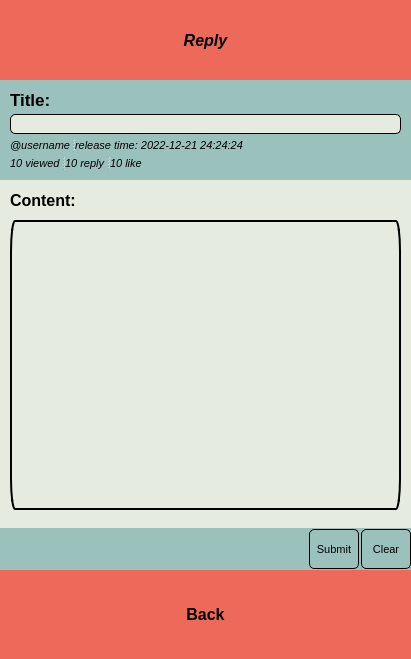
<?xml version="1.0" encoding="UTF-8"?>
<ui version="4.0">
 <class>PublishReply</class>
 <widget class="QWidget" name="PublishReply">
  <property name="geometry">
   <rect>
    <x>0</x>
    <y>0</y>
    <width>411</width>
    <height>659</height>
   </rect>
  </property>
  <property name="windowTitle">
   <string>Form</string>
  </property>
  <widget class="QPushButton" name="headBtn">
   <property name="geometry">
    <rect>
     <x>0</x>
     <y>0</y>
     <width>411</width>
     <height>80</height>
    </rect>
   </property>
   <property name="sizePolicy">
    <sizepolicy hsizetype="Fixed" vsizetype="Fixed">
     <horstretch>0</horstretch>
     <verstretch>0</verstretch>
    </sizepolicy>
   </property>
   <property name="font">
    <font>
     <pointsize>12</pointsize>
     <italic>true</italic>
     <bold>true</bold>
    </font>
   </property>
   <property name="styleSheet">
    <string notr="true">border:0px;
background:#ed6a5a;</string>
   </property>
   <property name="text">
    <string>Reply</string>
   </property>
   <property name="icon">
    <iconset resource="res.qrc">
     <normaloff>:/res/comment_icon.png</normaloff>:/res/comment_icon.png</iconset>
   </property>
   <property name="iconSize">
    <size>
     <width>60</width>
     <height>60</height>
    </size>
   </property>
  </widget>
  <widget class="QWidget" name="footnav" native="true">
   <property name="geometry">
    <rect>
     <x>0</x>
     <y>570</y>
     <width>411</width>
     <height>89</height>
    </rect>
   </property>
   <property name="sizePolicy">
    <sizepolicy hsizetype="Fixed" vsizetype="Fixed">
     <horstretch>0</horstretch>
     <verstretch>0</verstretch>
    </sizepolicy>
   </property>
   <property name="autoFillBackground">
    <bool>false</bool>
   </property>
   <property name="styleSheet">
    <string notr="true">background:#ed6a5a;</string>
   </property>
   <widget class="QPushButton" name="backBtn">
    <property name="geometry">
     <rect>
      <x>150</x>
      <y>0</y>
      <width>111</width>
      <height>89</height>
     </rect>
    </property>
    <property name="sizePolicy">
     <sizepolicy hsizetype="Minimum" vsizetype="Expanding">
      <horstretch>0</horstretch>
      <verstretch>0</verstretch>
     </sizepolicy>
    </property>
    <property name="font">
     <font>
      <pointsize>12</pointsize>
      <bold>true</bold>
     </font>
    </property>
    <property name="styleSheet">
     <string notr="true">border:0px;
background:#ed6a5a;</string>
    </property>
    <property name="text">
     <string>Back</string>
    </property>
    <property name="icon">
     <iconset resource="res.qrc">
      <normaloff>:/res/cancel_icon.png</normaloff>:/res/cancel_icon.png</iconset>
    </property>
    <property name="iconSize">
     <size>
      <width>50</width>
      <height>50</height>
     </size>
    </property>
    <property name="checkable">
     <bool>true</bool>
    </property>
   </widget>
  </widget>
  <widget class="QWidget" name="restitlewidget" native="true">
   <property name="geometry">
    <rect>
     <x>0</x>
     <y>80</y>
     <width>411</width>
     <height>100</height>
    </rect>
   </property>
   <property name="sizePolicy">
    <sizepolicy hsizetype="Fixed" vsizetype="Preferred">
     <horstretch>0</horstretch>
     <verstretch>0</verstretch>
    </sizepolicy>
   </property>
   <property name="minimumSize">
    <size>
     <width>411</width>
     <height>100</height>
    </size>
   </property>
   <property name="maximumSize">
    <size>
     <width>411</width>
     <height>100</height>
    </size>
   </property>
   <property name="styleSheet">
    <string notr="true">border:0px;
background:#9bc1bc;
</string>
   </property>
   <layout class="QFormLayout" name="formLayout">
    <property name="horizontalSpacing">
     <number>0</number>
    </property>
    <property name="verticalSpacing">
     <number>5</number>
    </property>
    <property name="leftMargin">
     <number>10</number>
    </property>
    <property name="topMargin">
     <number>10</number>
    </property>
    <property name="rightMargin">
     <number>10</number>
    </property>
    <property name="bottomMargin">
     <number>10</number>
    </property>
    <item row="0" column="0">
     <widget class="QLabel" name="headtitlelabel">
      <property name="font">
       <font>
        <pointsize>13</pointsize>
        <bold>true</bold>
       </font>
      </property>
      <property name="text">
       <string>Title: </string>
      </property>
     </widget>
    </item>
    <item row="2" column="0">
     <widget class="QSplitter" name="splitter_2">
      <property name="orientation">
       <enum>Qt::Horizontal</enum>
      </property>
      <widget class="QLabel" name="headusernamelabel">
       <property name="sizePolicy">
        <sizepolicy hsizetype="Expanding" vsizetype="Preferred">
         <horstretch>0</horstretch>
         <verstretch>0</verstretch>
        </sizepolicy>
       </property>
       <property name="font">
        <font>
         <pointsize>8</pointsize>
         <italic>true</italic>
        </font>
       </property>
       <property name="text">
        <string>@username</string>
       </property>
      </widget>
      <widget class="QLabel" name="headtimelabel">
       <property name="sizePolicy">
        <sizepolicy hsizetype="Expanding" vsizetype="Preferred">
         <horstretch>0</horstretch>
         <verstretch>0</verstretch>
        </sizepolicy>
       </property>
       <property name="font">
        <font>
         <pointsize>8</pointsize>
         <italic>true</italic>
        </font>
       </property>
       <property name="text">
        <string>release time: 2022-12-21 24:24:24</string>
       </property>
      </widget>
     </widget>
    </item>
    <item row="3" column="0">
     <widget class="QSplitter" name="splitter">
      <property name="orientation">
       <enum>Qt::Horizontal</enum>
      </property>
      <widget class="QLabel" name="headviewedlabel">
       <property name="sizePolicy">
        <sizepolicy hsizetype="Expanding" vsizetype="Preferred">
         <horstretch>0</horstretch>
         <verstretch>0</verstretch>
        </sizepolicy>
       </property>
       <property name="font">
        <font>
         <pointsize>8</pointsize>
         <italic>true</italic>
        </font>
       </property>
       <property name="text">
        <string>10 viewed</string>
       </property>
      </widget>
      <widget class="QLabel" name="headreplylabel">
       <property name="sizePolicy">
        <sizepolicy hsizetype="Expanding" vsizetype="Preferred">
         <horstretch>0</horstretch>
         <verstretch>0</verstretch>
        </sizepolicy>
       </property>
       <property name="font">
        <font>
         <pointsize>8</pointsize>
         <italic>true</italic>
        </font>
       </property>
       <property name="text">
        <string>10 reply</string>
       </property>
      </widget>
      <widget class="QLabel" name="headlikelabel">
       <property name="sizePolicy">
        <sizepolicy hsizetype="Expanding" vsizetype="Preferred">
         <horstretch>0</horstretch>
         <verstretch>0</verstretch>
        </sizepolicy>
       </property>
       <property name="font">
        <font>
         <pointsize>8</pointsize>
         <italic>true</italic>
        </font>
       </property>
       <property name="text">
        <string>10 like</string>
       </property>
      </widget>
     </widget>
    </item>
    <item row="1" column="0" colspan="2">
     <widget class="QLineEdit" name="headtitleedit">
      <property name="font">
       <font>
        <pointsize>13</pointsize>
        <bold>true</bold>
       </font>
      </property>
      <property name="styleSheet">
       <string notr="true">border: 1px solid;
border-radius: 5px;
background-color: rgb(230, 235, 224);</string>
      </property>
     </widget>
    </item>
   </layout>
  </widget>
  <widget class="QWidget" name="widget" native="true">
   <property name="geometry">
    <rect>
     <x>0</x>
     <y>180</y>
     <width>411</width>
     <height>348</height>
    </rect>
   </property>
   <property name="styleSheet">
    <string notr="true">background-color: rgb(230, 235, 224);</string>
   </property>
   <widget class="QLabel" name="label">
    <property name="geometry">
     <rect>
      <x>10</x>
      <y>10</y>
      <width>91</width>
      <height>20</height>
     </rect>
    </property>
    <property name="font">
     <font>
      <pointsize>12</pointsize>
      <bold>true</bold>
     </font>
    </property>
    <property name="text">
     <string>Content:</string>
    </property>
   </widget>
   <widget class="QTextEdit" name="textEdit">
    <property name="geometry">
     <rect>
      <x>10</x>
      <y>40</y>
      <width>391</width>
      <height>290</height>
     </rect>
    </property>
    <property name="font">
     <font>
      <pointsize>11</pointsize>
     </font>
    </property>
    <property name="styleSheet">
     <string notr="true">border: 2px solid;
border-radius: 5px groove gray;
background-color: rgb(230, 235, 224);</string>
    </property>
   </widget>
  </widget>
  <widget class="QWidget" name="btnwidget" native="true">
   <property name="geometry">
    <rect>
     <x>0</x>
     <y>528</y>
     <width>411</width>
     <height>42</height>
    </rect>
   </property>
   <property name="sizePolicy">
    <sizepolicy hsizetype="Fixed" vsizetype="Fixed">
     <horstretch>0</horstretch>
     <verstretch>0</verstretch>
    </sizepolicy>
   </property>
   <property name="minimumSize">
    <size>
     <width>411</width>
     <height>42</height>
    </size>
   </property>
   <property name="maximumSize">
    <size>
     <width>411</width>
     <height>42</height>
    </size>
   </property>
   <property name="styleSheet">
    <string notr="true">background-color: rgb(155, 193, 188);
border: 0px;</string>
   </property>
   <layout class="QHBoxLayout" name="horizontalLayout" stretch="0,40,40">
    <property name="spacing">
     <number>2</number>
    </property>
    <property name="topMargin">
     <number>0</number>
    </property>
    <property name="bottomMargin">
     <number>0</number>
    </property>
    <item>
     <spacer name="horizontalSpacer">
      <property name="orientation">
       <enum>Qt::Horizontal</enum>
      </property>
      <property name="sizeHint" stdset="0">
       <size>
        <width>134</width>
        <height>20</height>
       </size>
      </property>
     </spacer>
    </item>
    <item>
     <widget class="QToolButton" name="submitBtn">
      <property name="sizePolicy">
       <sizepolicy hsizetype="Preferred" vsizetype="Preferred">
        <horstretch>0</horstretch>
        <verstretch>0</verstretch>
       </sizepolicy>
      </property>
      <property name="minimumSize">
       <size>
        <width>40</width>
        <height>40</height>
       </size>
      </property>
      <property name="maximumSize">
       <size>
        <width>50</width>
        <height>40</height>
       </size>
      </property>
      <property name="font">
       <font>
        <pointsize>8</pointsize>
       </font>
      </property>
      <property name="styleSheet">
       <string notr="true">border-radius: 5px;
background-color: rgb(155, 193, 188);
border: 1px solid;</string>
      </property>
      <property name="text">
       <string>Submit</string>
      </property>
      <property name="icon">
       <iconset resource="res.qrc">
        <normaloff>:/res/submit_icon.png</normaloff>:/res/submit_icon.png</iconset>
      </property>
      <property name="toolButtonStyle">
       <enum>Qt::ToolButtonTextUnderIcon</enum>
      </property>
     </widget>
    </item>
    <item>
     <widget class="QToolButton" name="clearBtn">
      <property name="sizePolicy">
       <sizepolicy hsizetype="Preferred" vsizetype="Preferred">
        <horstretch>0</horstretch>
        <verstretch>0</verstretch>
       </sizepolicy>
      </property>
      <property name="minimumSize">
       <size>
        <width>40</width>
        <height>40</height>
       </size>
      </property>
      <property name="maximumSize">
       <size>
        <width>50</width>
        <height>40</height>
       </size>
      </property>
      <property name="font">
       <font>
        <pointsize>8</pointsize>
       </font>
      </property>
      <property name="styleSheet">
       <string notr="true">border-radius: 5px;
background-color: rgb(155, 193, 188);
border: 1px solid;</string>
      </property>
      <property name="text">
       <string>Clear</string>
      </property>
      <property name="icon">
       <iconset resource="res.qrc">
        <normaloff>:/res/delete_icon.png</normaloff>:/res/delete_icon.png</iconset>
      </property>
      <property name="popupMode">
       <enum>QToolButton::InstantPopup</enum>
      </property>
      <property name="toolButtonStyle">
       <enum>Qt::ToolButtonTextUnderIcon</enum>
      </property>
     </widget>
    </item>
   </layout>
  </widget>
 </widget>
 <resources>
  <include location="res.qrc"/>
 </resources>
 <connections/>
</ui>
